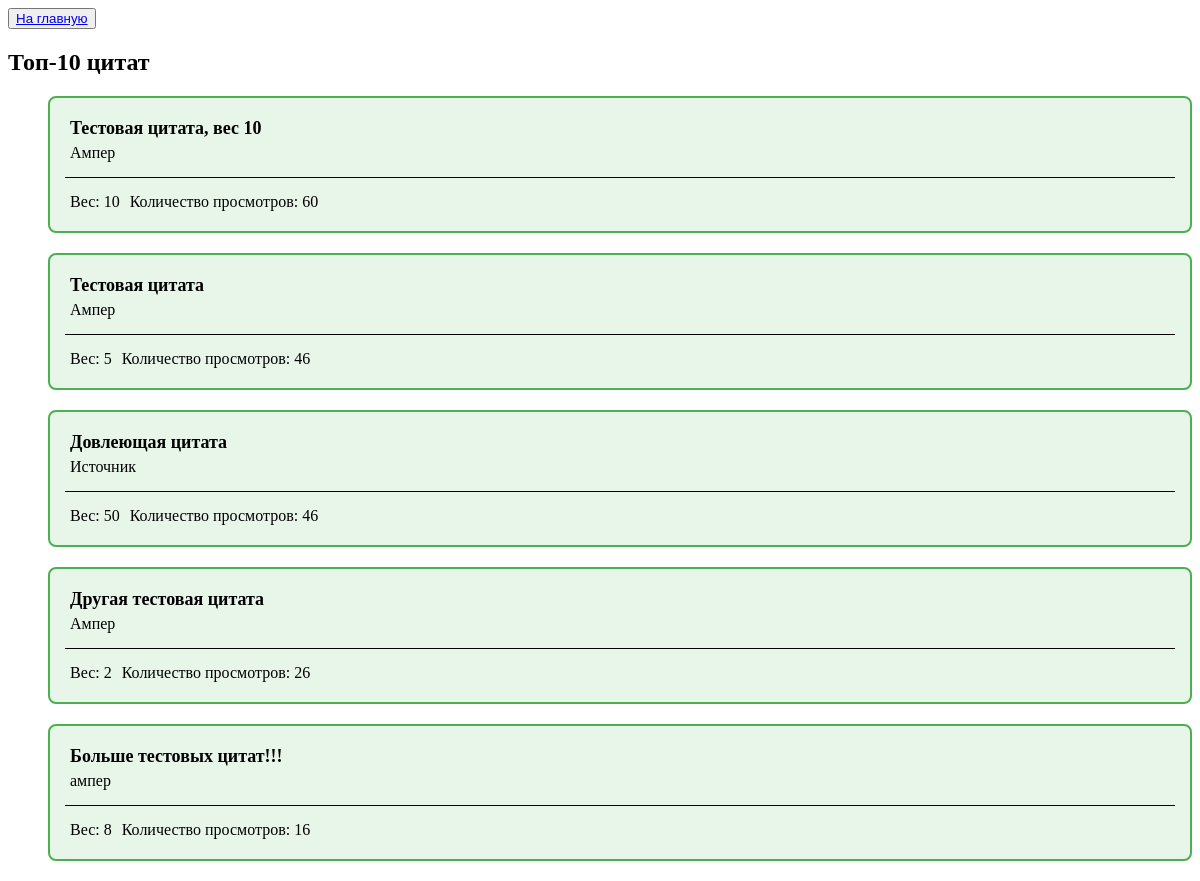
Page /top_ten/ on the earlier database version.
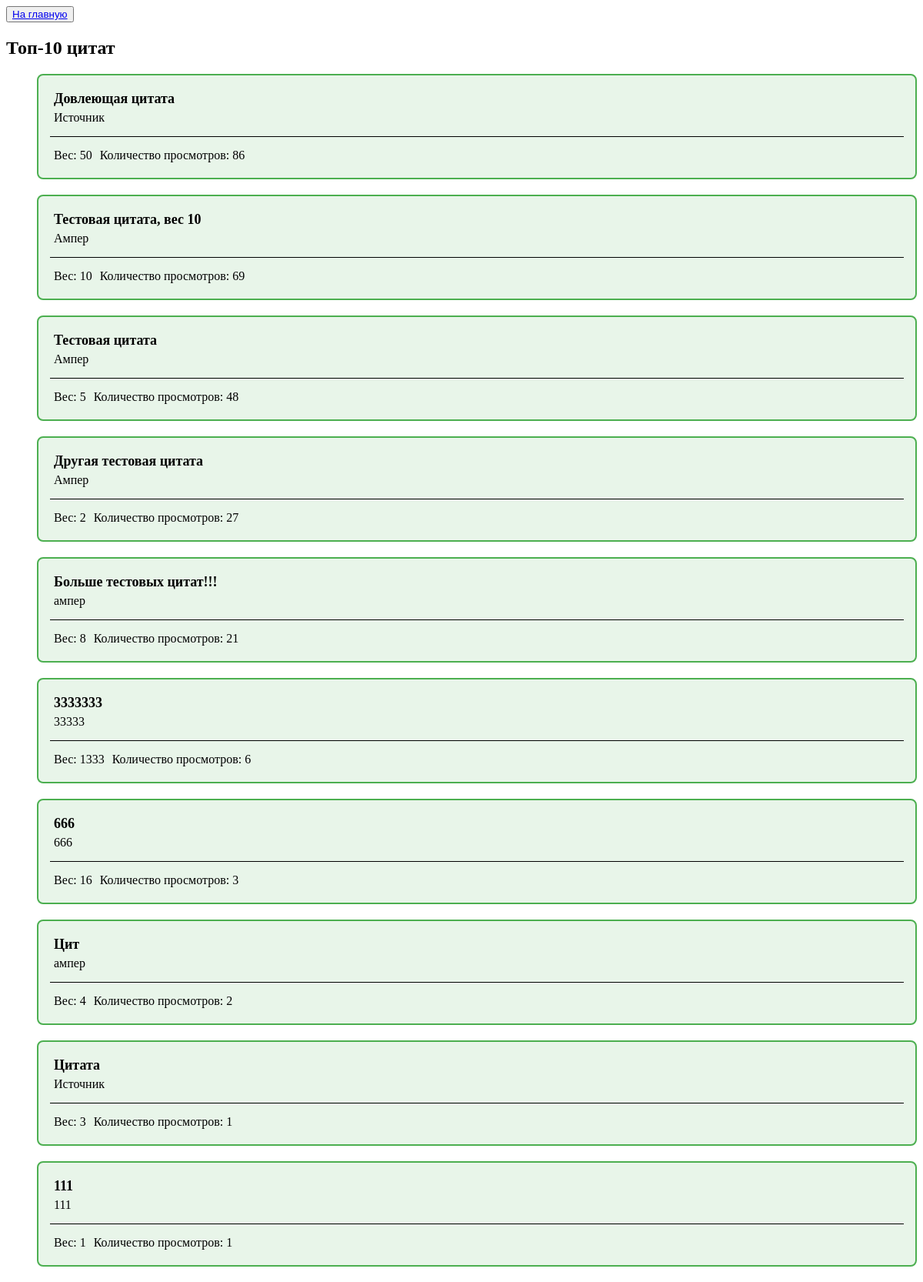
Same page on the later database version.
### quotes/models.py (models this page shows)
class Quote(models.Model):
    text = models.TextField(unique=True)
    source = models.CharField(max_length=255)
    weight = models.PositiveIntegerField(default=1)
    views = models.PositiveIntegerField(default=0)
    likes = models.PositiveIntegerField(default=0)
    dislikes = models.PositiveIntegerField(default=0)

### quotes/views.py (the view)
# urls.py: path('top_ten/', views.top_ten, name='top_ten'),
def top_ten(request):
    quotes = Quote.objects.order_by('-views')[:10]
    return render(request, 'top_ten.html', {'quotes': quotes})

### quotes/templates/top_ten.html (shortened to what this page needs)
<html>
    <head>
    </head>
    <body>
        {% if quotes %}
            <button><a href="{% url 'random_quote' %}">На главную</a></button>
            <h2>Топ-10 цитат</h2>
            <ul id="quotes-list">
                {% for quote in quotes %}
                    <div class="quote_container">
                        <div>
                            <p class="quote_text">{{ quote.text }}</p>
                            <p class="quote_source">{{ quote.source }}</p>
                        </div>
                        <hr>
                        <div class="quote_info">
                            <p>Вес: {{ quote.weight }}</p>
                            <p>Количество просмотров: {{ quote.views }}</p>
                        </div>
                    </div>
                {% endfor %}
            </ul>
        {% else %}
            <p>Цитат пока нет.</p>
        {% endif %}
    </body>
</html>

### quotes/templates/top_ten.html (style rules this page uses)
.quote_container { display: flex; flex-direction: column; padding: 15px; border: 2px solid #4CAF50; border-radius: 8px; background-color: #e8f5e9; margin: 20px auto; }
.quote_info { display: flex; justify-content: left; }
.quote_text { font-weight: bold; font-size: 18px; }
p { margin: 5px; }
hr { border: none; height: 1px; background-color: #000; margin: 10px 0; }

Differences in the rows shown:
changed Quote "Довлеющая цитата": views "46" → "86"; moves up the list
changed Quote "Тестовая цитата, вес 10": views "60" → "69"
changed Quote "Тестовая цитата": views "46" → "48"
changed Quote "Другая тестовая цитата": views "26" → "27"
changed Quote "Больше тестовых цитат!!!": views "16" → "21"
added Quote: text "3333333", source "33333", weight "1333", views "6"
added Quote: text "666", source "666", weight "16", views "3"
added Quote: text "Цит", source "ампер", weight "4", views "2"
added Quote: text "Цитата", source "Источник", weight "3", views "1"
added Quote: text "111", source "111", weight "1", views "1"
